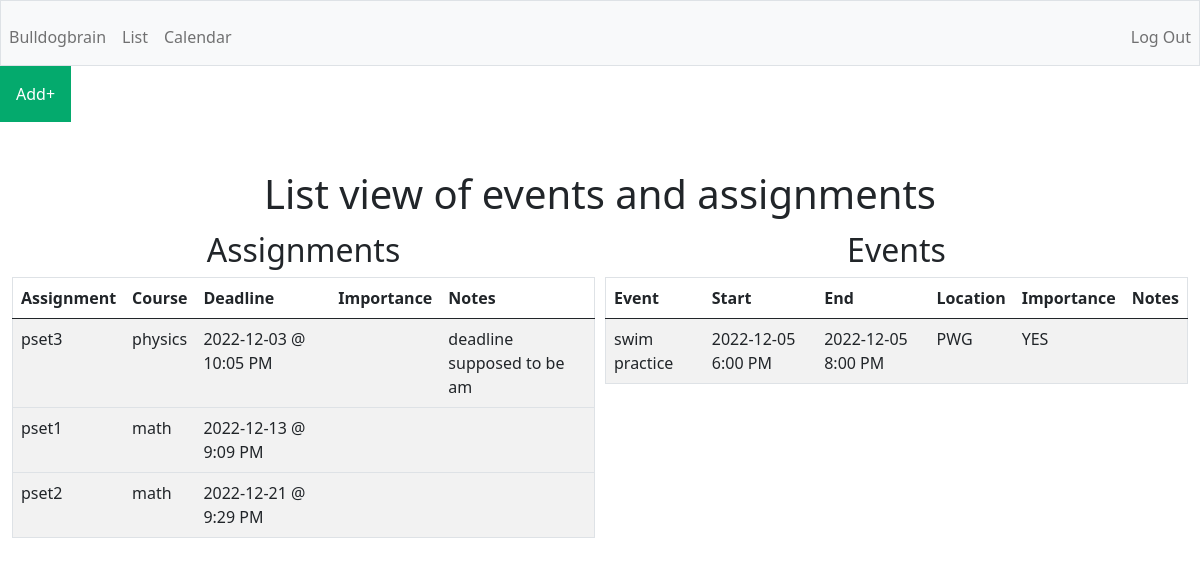
/list (signed in), run on the app's committed database.
### tables this page shows
CREATE TABLE "assignments"(
    'id' INTEGER PRIMARY KEY AUTOINCREMENT NOT NULL, 
    'title' TEXT, 
    'course' TEXT, 
    'deadline' TEXT, 
    'importance' INTEGER, 
    'notes' TEXT, 
    'user_id' INTEGER,
    FOREIGN KEY (user_id)
    REFERENCES users (id));

CREATE TABLE 'events'(
    'event_id' INTEGER PRIMARY KEY AUTOINCREMENT NOT NULL, 
    'title' TEXT,
    'location' TEXT, 
    'start_date' TEXT,
    'start_time' TEXT, 
    'end_date' TEXT,
    'end_time' TEXT,
    'importance' INTEGER, 
    'notes' TEXT, 
    'user_id' INTEGER,
    FOREIGN KEY (user_id)
    REFERENCES users (id));

### app.py (the view)
@app.route("/list", methods=["GET", "POST"])
def list():
    assignments = db.execute(
        "SELECT title, course, date(deadline) as date, CASE WHEN StrFTime('%H', deadline) % 12 = 0 THEN 12 ELSE StrFTime('%H', deadline) % 12 END || ':' || StrFTime('%M', deadline) || ' ' || CASE WHEN StrFTime('%H', deadline) > 12 THEN 'PM' ELSE 'AM' END `time`, importance, notes FROM assignments WHERE user_id = ? ORDER BY deadline ASC", session["user_id"])
    events = db.execute(
        "SELECT title, location, start_date, CASE WHEN StrFTime('%H', start_time) % 12 = 0 THEN 12 ELSE StrFTime('%H', start_time) % 12 END || ':' || StrFTime('%M', start_time) || ' ' || CASE WHEN StrFTime('%H', start_time) > 12 THEN 'PM' ELSE 'AM' END `start_time`, end_date, CASE WHEN StrFTime('%H', end_time) % 12 = 0 THEN 12 ELSE StrFTime('%H', end_time) % 12 END || ':' || StrFTime('%M', end_time) || ' ' || CASE WHEN StrFTime('%H', end_time) > 12 THEN 'PM' ELSE 'AM' END `end_time`, importance, notes FROM events WHERE user_id = ? ORDER BY start_date ASC, start_time ASC", session["user_id"])
    return render_template("list.html", assignments=assignments, events=events)

### app.py (called while the page is built)
@app.after_request
def after_request(response):
    response.headers["Cache-Control"] = "no-cache, no-store, must-revalidate"
    response.headers["Expires"] = 0
    response.headers["Pragma"] = "no-cache"
    return response

### templates/list.html (shortened to what this page needs)
{% extends "layout.html" %}
{% block main %}
<h1>List view of events and assignments</h1>
<div class="row">
<div class="column">
    <h2>Assignments</h2>
        <table class="table table-striped">
            <thead>
                <tr>
                    <th>Assignment</th>
                    <th>Course</th>
                    <th>Deadline</th>
                    <th>Importance</th>
                    <th>Notes</th>
                </tr>
            </thead>
            <tbody>
                {% for assignments in assignments %}
                <tr>
                    <td>{{ assignments.title }}</td>
                    <td>{{ assignments.course }}</td>
                    <td>{{ assignments.date }} @ {{ assignments.time }}</td>
                    <td>{{ assignments.importance }}</td>
                    <td>{{ assignments.notes }}</td>
                </tr>
                {% endfor %}
            </tbody>
        </table>
    </div>
    <div class="column">
        <h2>Events</h2>
        <table class="table table-striped">
            <thead>
                <tr>
                    <th>Event</th>
                    <th>Start</th>
                    <th>End</th>
                    <th>Location</th>
                    <th>Importance</th>
                    <th>Notes</th>
                </tr>
            </thead>
            <tbody>
                {% for events in events %}
                <tr>
                    <td>{{ events.title }}</td>
                    <td>{{ events.start_date }} {{ events.start_time }}</td>
                    <td>{{ events.end_date }} {{ events.end_time }}</td>
                    <td>{{ events.location }}</td>
                    <td>{{ events.importance }}</td>
                    <td>{{ events.notes }}</td>
                </tr>
                {% endfor %}
            </tbody>
        </table>
    </div>
</div>
{% endblock %}

### templates/layout.html (shortened to what this page needs)
<!DOCTYPE html>
<html lang="en">
    <head>
        <link href="https://cdn.jsdelivr.net/npm/bootstrap@5.0.2/dist/css/bootstrap.min.css" rel="stylesheet">
        <link href="/static/styles.css" rel="stylesheet">
    </head>
    <body>
      <nav class="bg-light border navbar navbar-expand-md navbar-light justify-content-center">
          <div class="collapse navbar-collapse" id="navbar">
              {% if session["user_id"] %}
                  <ul class="navbar-nav me-auto mt-2">
                    <li class="nav-item"><a class="nav-link" href="/urgent">Bulldogbrain</a></li>
                    <li class="nav-item"><a class="nav-link" href="/list">List</a></li>
                    <li class="nav-item"><a class="nav-link" href="/calendar">Calendar</a></li>
                  </ul>
                  <ul class="navbar-nav ms-auto mt-2">
                      <li class="nav-item"><a class="nav-link" href="/logout">Log Out</a></li>
                  </ul>
              {% else %}
                  <ul class="navbar-nav ms-auto mt-2">
                    <li class="nav-item"><a class="nav-link" href="/homepage">Bulldogbrain</a></li>
                    <li class="nav-item"><a class="nav-link" href="/register">Register</a></li>
                      <li class="nav-item"><a class="nav-link" href="/login">Log In</a></li>
                  </ul>
              {% endif %}
          </div>
    </nav>
    <div>
        {% if session["user_id"] %}
        <div class="dropdown">
          <button class="dropbtn">Add+</button>
        </div>
        {% endif %}
    </div>
        <main class="container-fluid py-5 text-center">
            {% block main %}{% endblock %}
        </main>
    </body>
</html>

### static/styles.css (style rules this page uses)
.dropbtn { background-color: #04AA6D; color: white; padding: 16px; font-size: 16px; border: none; }
.dropdown { position: relative; display: inline-block; }
* { box-sizing: border-box; }
.row { margin-left:-5px; margin-right:-5px; }
.column { float: left; width: 50%; padding: 5px; }
.row::after { content: ""; clear: both; display: table; }
table { border-collapse: collapse; border-spacing: 0; width: 100%; border: 1px solid #ddd; }
th, td { text-align: left; padding: 16px; }
tr:nth-child(even) { background-color: #f2f2f2; }

### data on the page
assignments: title "pset3", course "physics", date "2022-12-03", time "10:05 PM", notes "deadline supposed to be am"
assignments: title "pset1", course "math", date "2022-12-13", time "9:09 PM"
assignments: title "pset2", course "math", date "2022-12-21", time "9:29 PM"
events: title "swim practice", start_date "2022-12-05", start_time "6:00 PM", end_date "2022-12-05", end_time "8:00 PM", location "PWG", importance "YES"
